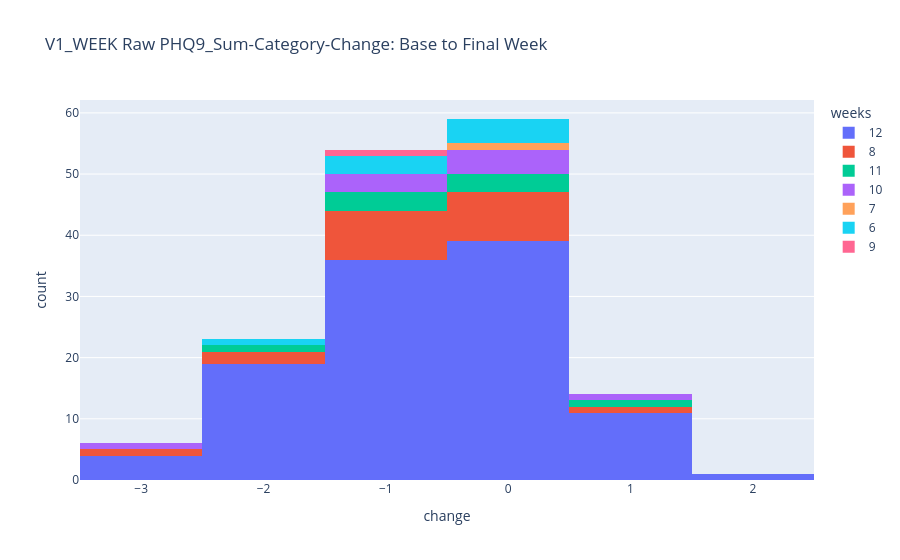
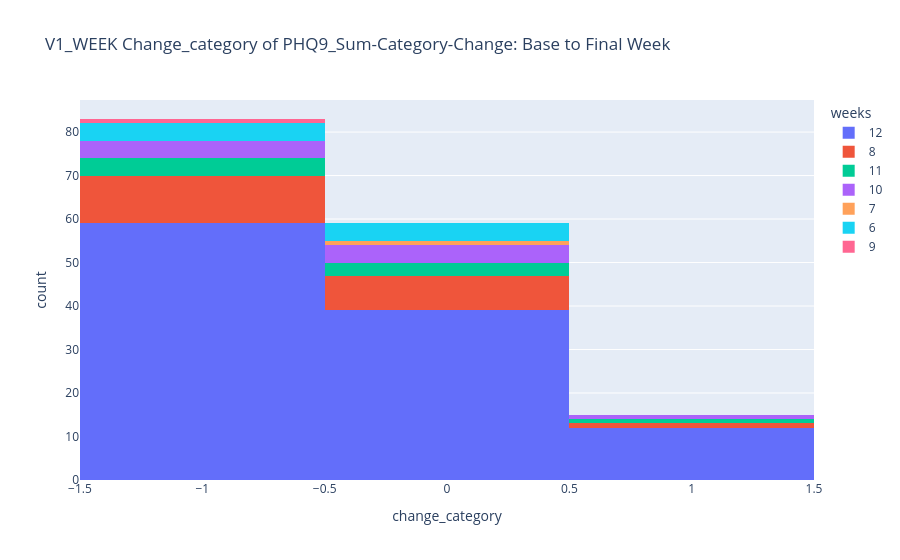
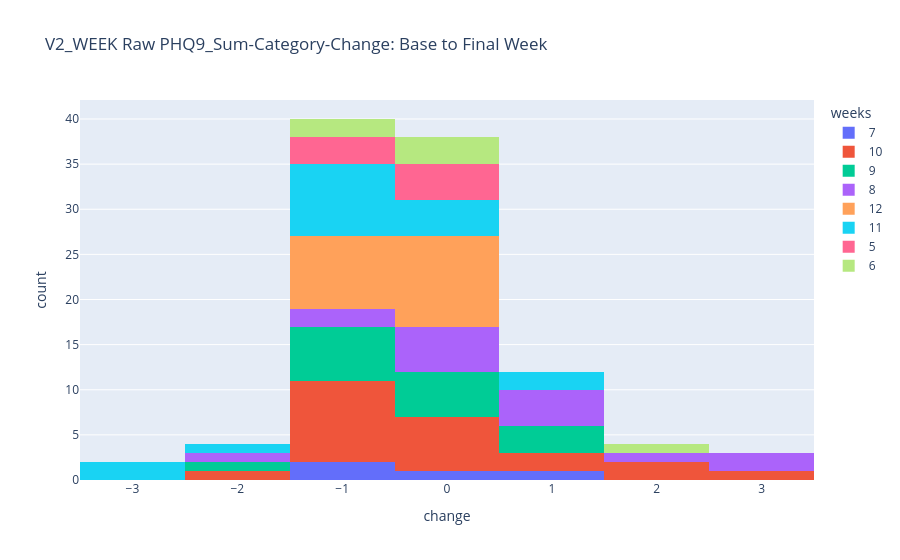
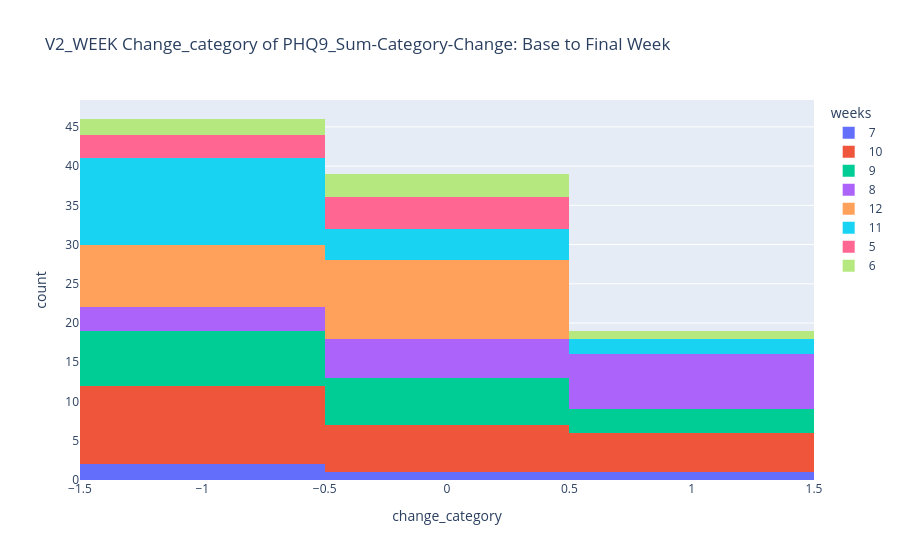

Here is the notebook cell these charts were saved with, in order:
### Code cell
print('Run on:', dt.datetime.today().strftime('%a %d %b %Y, %I:%M%p'))

import plotly.express as px

for name in ['v1_week', 'v2_week']:
	print(f'################# {name} ##################')
	train = pd.read_csv(os.path.join(brighten_dir, f'{name}_trainval.csv'))
	change_in_phq9_cat = []
	for i, sub_df in train.groupby('num_id'):
			sub_df=sub_df.dropna(subset='phq9_sum')
			sub_df = sub_df.sort_values('day')
			sub_df['phq9_sum'] = pd.to_numeric(sub_df['phq9_sum'])
			sub_df['phq9_cat'] = pd.cut(sub_df['phq9_sum'],
							  bins=[0, 5, 10, 15, 20, 27],
							  labels=[0,1,2,3,4], #low, med-low, med, med-high, high
							  right=False,
							  include_lowest=True)

			if sub_df.shape[0]>0:
				og_cat = sub_df.iloc[0]['phq9_cat']
				end_cat = sub_df.iloc[sub_df.shape[0]-1]['phq9_cat']
				try: 
					cat_diff = end_cat-og_cat
					weeks = sub_df['week'].max()
					if weeks > 4:
						if cat_diff < 0:
							 diff_cat = -1
						elif cat_diff > 0:
							 diff_cat = 1
						else: 
							 diff_cat = 0
						change_in_phq9_cat.append([i, cat_diff, weeks, diff_cat])
						 
				except Exception as e:
					print(i, e)
					continue
	
	# change 

	change_df = pd.DataFrame(change_in_phq9_cat, columns=['sub', 'change', 'weeks', 'change_category'])
	change_df['name'] = name
	change_df.to_csv(os.path.join(demo_dir, f'{name}_change_in_phq9_cat.csv'))
	#display(change_df)


	fig = px.histogram(change_df, x='change', color='weeks', barmode='stack', title=f'{name.upper()} Raw PHQ9_Sum-Category-Change: Base to Final Week')
	fig.show()

	fig2 = px.histogram(change_df, x='change_category', color='weeks', barmode='stack', title=f'{name.upper()} Change_category of PHQ9_Sum-Category-Change: Base to Final Week')
	fig2.show()

### Figure 1 — Plotly figure (JSON) as saved in the notebook; plotly's stock layout.template omitted (floating-point values rounded to 4 significant figures)
{"data": [{"bingroup": "x", "hovertemplate": "weeks=12<br>change=%{x}<br>count=%{y}<extra></extra>", "legendgroup": "12", "marker": {"color": "#636efa", "pattern": {"shape": ""}}, "name": "12", "orientation": "v", "showlegend": true, "type": "histogram", "x": [-2, -2, 0, -2, -2, 1, -1, -1, 0, 0, -2, 0, -1, 0, -3, 1, 0, 0, -1, 2, -2, 1, 0, -1, 1, -1, 0, 0, -1, -1, -2, -1, 0, -1, 0, -1, -1, -1, 1, 0, -2, 0, -1, -1, -1, -2, 0, 0, -1, -1, 0, -3, -2, -1, 0, 0, 0, 0, -2, 0, 0, -1, -1, -1, -2, -1, 0, -1, -1, 0, 0, -1, -2, 0, 1, 0, -1, 0, -3, -1, 1, -1, 1, -1, -1, 1, 1, 0, -2, -2, -1, -2, 0, 1, 0, -1, 0, -2, -1, 0, 0, 0, -2, 0, -1, -2, -1, 0, -3, 0], "xaxis": "x", "yaxis": "y"}, {"bingroup": "x", "hovertemplate": "weeks=8<br>change=%{x}<br>count=%{y}<extra></extra>", "legendgroup": "8", "marker": {"color": "#EF553B", "pattern": {"shape": ""}}, "name": "8", "orientation": "v", "showlegend": true, "type": "histogram", "x": [-1, -1, 0, -1, 0, -2, 0, -1, -2, 0, 0, -1, -1, -1, 1, 0, -1, 0, -3, 0], "xaxis": "x", "yaxis": "y"}, {"bingroup": "x", "hovertemplate": "weeks=11<br>change=%{x}<br>count=%{y}<extra></extra>", "legendgroup": "11", "marker": {"color": "#00cc96", "pattern": {"shape": ""}}, "name": "11", "orientation": "v", "showlegend": true, "type": "histogram", "x": [1, -1, 0, -1, -2, 0, -1, 0], "xaxis": "x", "yaxis": "y"}, {"bingroup": "x", "hovertemplate": "weeks=10<br>change=%{x}<br>count=%{y}<extra></extra>", "legendgroup": "10", "marker": {"color": "#ab63fa", "pattern": {"shape": ""}}, "name": "10", "orientation": "v", "showlegend": true, "type": "histogram", "x": [-1, 1, 0, -1, 0, 0, -3, -1, 0], "xaxis": "x", "yaxis": "y"}, {"bingroup": "x", "hovertemplate": "weeks=7<br>change=%{x}<br>count=%{y}<extra></extra>", "legendgroup": "7", "marker": {"color": "#FFA15A", "pattern": {"shape": ""}}, "name": "7", "orientation": "v", "showlegend": true, "type": "histogram", "x": [0], "xaxis": "x", "yaxis": "y"}, {"bingroup": "x", "hovertemplate": "weeks=6<br>change=%{x}<br>count=%{y}<extra></extra>", "legendgroup": "6", "marker": {"color": "#19d3f3", "pattern": {"shape": ""}}, "name": "6", "orientation": "v", "showlegend": true, "type": "histogram", "x": [-1, 0, 0, -1, -2, 0, 0, -1], "xaxis": "x", "yaxis": "y"}, {"bingroup": "x", "hovertemplate": "weeks=9<br>change=%{x}<br>count=%{y}<extra></extra>", "legendgroup": "9", "marker": {"color": "#FF6692", "pattern": {"shape": ""}}, "name": "9", "orientation": "v", "showlegend": true, "type": "histogram", "x": [-1], "xaxis": "x", "yaxis": "y"}], "layout": {"barmode": "stack", "legend": {"title": {"text": "weeks"}, "tracegroupgap": 0}, "title": {"text": "V1_WEEK Raw PHQ9_Sum-Category-Change: Base to Final Week"}, "xaxis": {"anchor": "y", "domain": [0, 1], "title": {"text": "change"}}, "yaxis": {"anchor": "x", "domain": [0, 1], "title": {"text": "count"}}}}

### Figure 2 — Plotly figure (JSON) as saved in the notebook; plotly's stock layout.template omitted (floating-point values rounded to 4 significant figures)
{"data": [{"bingroup": "x", "hovertemplate": "weeks=12<br>change_category=%{x}<br>count=%{y}<extra></extra>", "legendgroup": "12", "marker": {"color": "#636efa", "pattern": {"shape": ""}}, "name": "12", "orientation": "v", "showlegend": true, "type": "histogram", "x": [-1, -1, 0, -1, -1, 1, -1, -1, 0, 0, -1, 0, -1, 0, -1, 1, 0, 0, -1, 1, -1, 1, 0, -1, 1, -1, 0, 0, -1, -1, -1, -1, 0, -1, 0, -1, -1, -1, 1, 0, -1, 0, -1, -1, -1, -1, 0, 0, -1, -1, 0, -1, -1, -1, 0, 0, 0, 0, -1, 0, 0, -1, -1, -1, -1, -1, 0, -1, -1, 0, 0, -1, -1, 0, 1, 0, -1, 0, -1, -1, 1, -1, 1, -1, -1, 1, 1, 0, -1, -1, -1, -1, 0, 1, 0, -1, 0, -1, -1, 0, 0, 0, -1, 0, -1, -1, -1, 0, -1, 0], "xaxis": "x", "yaxis": "y"}, {"bingroup": "x", "hovertemplate": "weeks=8<br>change_category=%{x}<br>count=%{y}<extra></extra>", "legendgroup": "8", "marker": {"color": "#EF553B", "pattern": {"shape": ""}}, "name": "8", "orientation": "v", "showlegend": true, "type": "histogram", "x": [-1, -1, 0, -1, 0, -1, 0, -1, -1, 0, 0, -1, -1, -1, 1, 0, -1, 0, -1, 0], "xaxis": "x", "yaxis": "y"}, {"bingroup": "x", "hovertemplate": "weeks=11<br>change_category=%{x}<br>count=%{y}<extra></extra>", "legendgroup": "11", "marker": {"color": "#00cc96", "pattern": {"shape": ""}}, "name": "11", "orientation": "v", "showlegend": true, "type": "histogram", "x": [1, -1, 0, -1, -1, 0, -1, 0], "xaxis": "x", "yaxis": "y"}, {"bingroup": "x", "hovertemplate": "weeks=10<br>change_category=%{x}<br>count=%{y}<extra></extra>", "legendgroup": "10", "marker": {"color": "#ab63fa", "pattern": {"shape": ""}}, "name": "10", "orientation": "v", "showlegend": true, "type": "histogram", "x": [-1, 1, 0, -1, 0, 0, -1, -1, 0], "xaxis": "x", "yaxis": "y"}, {"bingroup": "x", "hovertemplate": "weeks=7<br>change_category=%{x}<br>count=%{y}<extra></extra>", "legendgroup": "7", "marker": {"color": "#FFA15A", "pattern": {"shape": ""}}, "name": "7", "orientation": "v", "showlegend": true, "type": "histogram", "x": [0], "xaxis": "x", "yaxis": "y"}, {"bingroup": "x", "hovertemplate": "weeks=6<br>change_category=%{x}<br>count=%{y}<extra></extra>", "legendgroup": "6", "marker": {"color": "#19d3f3", "pattern": {"shape": ""}}, "name": "6", "orientation": "v", "showlegend": true, "type": "histogram", "x": [-1, 0, 0, -1, -1, 0, 0, -1], "xaxis": "x", "yaxis": "y"}, {"bingroup": "x", "hovertemplate": "weeks=9<br>change_category=%{x}<br>count=%{y}<extra></extra>", "legendgroup": "9", "marker": {"color": "#FF6692", "pattern": {"shape": ""}}, "name": "9", "orientation": "v", "showlegend": true, "type": "histogram", "x": [-1], "xaxis": "x", "yaxis": "y"}], "layout": {"barmode": "stack", "legend": {"title": {"text": "weeks"}, "tracegroupgap": 0}, "title": {"text": "V1_WEEK Change_category of PHQ9_Sum-Category-Change: Base to Final Week"}, "xaxis": {"anchor": "y", "domain": [0, 1], "title": {"text": "change_category"}}, "yaxis": {"anchor": "x", "domain": [0, 1], "title": {"text": "count"}}}}

### Figure 3 — Plotly figure (JSON) as saved in the notebook; plotly's stock layout.template omitted (floating-point values rounded to 4 significant figures)
{"data": [{"bingroup": "x", "hovertemplate": "weeks=7<br>change=%{x}<br>count=%{y}<extra></extra>", "legendgroup": "7", "marker": {"color": "#636efa", "pattern": {"shape": ""}}, "name": "7", "orientation": "v", "showlegend": true, "type": "histogram", "x": [-1.0, 0.0, 1.0, -1.0], "xaxis": "x", "yaxis": "y"}, {"bingroup": "x", "hovertemplate": "weeks=10<br>change=%{x}<br>count=%{y}<extra></extra>", "legendgroup": "10", "marker": {"color": "#EF553B", "pattern": {"shape": ""}}, "name": "10", "orientation": "v", "showlegend": true, "type": "histogram", "x": [0.0, -1.0, 0.0, -1.0, 0.0, 3.0, -1.0, -1.0, -1.0, 0.0, -1.0, 0.0, 2.0, -1.0, -1.0, -2.0, -1.0, 1.0, 2.0, 1.0, 0.0], "xaxis": "x", "yaxis": "y"}, {"bingroup": "x", "hovertemplate": "weeks=9<br>change=%{x}<br>count=%{y}<extra></extra>", "legendgroup": "9", "marker": {"color": "#00cc96", "pattern": {"shape": ""}}, "name": "9", "orientation": "v", "showlegend": true, "type": "histogram", "x": [-1.0, -1.0, NaN, 0.0, -1.0, -1.0, 0.0, 0.0, -1.0, 1.0, 1.0, 0.0, -2.0, 0.0, -1.0, 1.0], "xaxis": "x", "yaxis": "y"}, {"bingroup": "x", "hovertemplate": "weeks=8<br>change=%{x}<br>count=%{y}<extra></extra>", "legendgroup": "8", "marker": {"color": "#ab63fa", "pattern": {"shape": ""}}, "name": "8", "orientation": "v", "showlegend": true, "type": "histogram", "x": [-1.0, -1.0, 1.0, 3.0, 0.0, 0.0, 1.0, 0.0, 2.0, 3.0, 1.0, 0.0, -2.0, 0.0, 1.0], "xaxis": "x", "yaxis": "y"}, {"bingroup": "x", "hovertemplate": "weeks=12<br>change=%{x}<br>count=%{y}<extra></extra>", "legendgroup": "12", "marker": {"color": "#FFA15A", "pattern": {"shape": ""}}, "name": "12", "orientation": "v", "showlegend": true, "type": "histogram", "x": [-1.0, -1.0, -1.0, -1.0, 0.0, -1.0, 0.0, 0.0, 0.0, 0.0, 0.0, -1.0, -1.0, 0.0, 0.0, -1.0, 0.0, 0.0], "xaxis": "x", "yaxis": "y"}, {"bingroup": "x", "hovertemplate": "weeks=11<br>change=%{x}<br>count=%{y}<extra></extra>", "legendgroup": "11", "marker": {"color": "#19d3f3", "pattern": {"shape": ""}}, "name": "11", "orientation": "v", "showlegend": true, "type": "histogram", "x": [-1.0, -1.0, -3.0, -3.0, -1.0, -1.0, 0.0, -1.0, 1.0, 1.0, 0.0, -1.0, -1.0, -1.0, -2.0, 0.0, 0.0], "xaxis": "x", "yaxis": "y"}, {"bingroup": "x", "hovertemplate": "weeks=5<br>change=%{x}<br>count=%{y}<extra></extra>", "legendgroup": "5", "marker": {"color": "#FF6692", "pattern": {"shape": ""}}, "name": "5", "orientation": "v", "showlegend": true, "type": "histogram", "x": [0.0, 0.0, -1.0, 0.0, -1.0, -1.0, 0.0], "xaxis": "x", "yaxis": "y"}, {"bingroup": "x", "hovertemplate": "weeks=6<br>change=%{x}<br>count=%{y}<extra></extra>", "legendgroup": "6", "marker": {"color": "#B6E880", "pattern": {"shape": ""}}, "name": "6", "orientation": "v", "showlegend": true, "type": "histogram", "x": [0.0, 0.0, -1.0, -1.0, 2.0, 0.0], "xaxis": "x", "yaxis": "y"}], "layout": {"barmode": "stack", "legend": {"title": {"text": "weeks"}, "tracegroupgap": 0}, "title": {"text": "V2_WEEK Raw PHQ9_Sum-Category-Change: Base to Final Week"}, "xaxis": {"anchor": "y", "domain": [0, 1], "title": {"text": "change"}}, "yaxis": {"anchor": "x", "domain": [0, 1], "title": {"text": "count"}}}}

### Figure 4 — Plotly figure (JSON) as saved in the notebook; plotly's stock layout.template omitted (floating-point values rounded to 4 significant figures)
{"data": [{"bingroup": "x", "hovertemplate": "weeks=7<br>change_category=%{x}<br>count=%{y}<extra></extra>", "legendgroup": "7", "marker": {"color": "#636efa", "pattern": {"shape": ""}}, "name": "7", "orientation": "v", "showlegend": true, "type": "histogram", "x": [-1, 0, 1, -1], "xaxis": "x", "yaxis": "y"}, {"bingroup": "x", "hovertemplate": "weeks=10<br>change_category=%{x}<br>count=%{y}<extra></extra>", "legendgroup": "10", "marker": {"color": "#EF553B", "pattern": {"shape": ""}}, "name": "10", "orientation": "v", "showlegend": true, "type": "histogram", "x": [0, -1, 0, -1, 0, 1, -1, -1, -1, 0, -1, 0, 1, -1, -1, -1, -1, 1, 1, 1, 0], "xaxis": "x", "yaxis": "y"}, {"bingroup": "x", "hovertemplate": "weeks=9<br>change_category=%{x}<br>count=%{y}<extra></extra>", "legendgroup": "9", "marker": {"color": "#00cc96", "pattern": {"shape": ""}}, "name": "9", "orientation": "v", "showlegend": true, "type": "histogram", "x": [-1, -1, 0, 0, -1, -1, 0, 0, -1, 1, 1, 0, -1, 0, -1, 1], "xaxis": "x", "yaxis": "y"}, {"bingroup": "x", "hovertemplate": "weeks=8<br>change_category=%{x}<br>count=%{y}<extra></extra>", "legendgroup": "8", "marker": {"color": "#ab63fa", "pattern": {"shape": ""}}, "name": "8", "orientation": "v", "showlegend": true, "type": "histogram", "x": [-1, -1, 1, 1, 0, 0, 1, 0, 1, 1, 1, 0, -1, 0, 1], "xaxis": "x", "yaxis": "y"}, {"bingroup": "x", "hovertemplate": "weeks=12<br>change_category=%{x}<br>count=%{y}<extra></extra>", "legendgroup": "12", "marker": {"color": "#FFA15A", "pattern": {"shape": ""}}, "name": "12", "orientation": "v", "showlegend": true, "type": "histogram", "x": [-1, -1, -1, -1, 0, -1, 0, 0, 0, 0, 0, -1, -1, 0, 0, -1, 0, 0], "xaxis": "x", "yaxis": "y"}, {"bingroup": "x", "hovertemplate": "weeks=11<br>change_category=%{x}<br>count=%{y}<extra></extra>", "legendgroup": "11", "marker": {"color": "#19d3f3", "pattern": {"shape": ""}}, "name": "11", "orientation": "v", "showlegend": true, "type": "histogram", "x": [-1, -1, -1, -1, -1, -1, 0, -1, 1, 1, 0, -1, -1, -1, -1, 0, 0], "xaxis": "x", "yaxis": "y"}, {"bingroup": "x", "hovertemplate": "weeks=5<br>change_category=%{x}<br>count=%{y}<extra></extra>", "legendgroup": "5", "marker": {"color": "#FF6692", "pattern": {"shape": ""}}, "name": "5", "orientation": "v", "showlegend": true, "type": "histogram", "x": [0, 0, -1, 0, -1, -1, 0], "xaxis": "x", "yaxis": "y"}, {"bingroup": "x", "hovertemplate": "weeks=6<br>change_category=%{x}<br>count=%{y}<extra></extra>", "legendgroup": "6", "marker": {"color": "#B6E880", "pattern": {"shape": ""}}, "name": "6", "orientation": "v", "showlegend": true, "type": "histogram", "x": [0, 0, -1, -1, 1, 0], "xaxis": "x", "yaxis": "y"}], "layout": {"barmode": "stack", "legend": {"title": {"text": "weeks"}, "tracegroupgap": 0}, "title": {"text": "V2_WEEK Change_category of PHQ9_Sum-Category-Change: Base to Final Week"}, "xaxis": {"anchor": "y", "domain": [0, 1], "title": {"text": "change_category"}}, "yaxis": {"anchor": "x", "domain": [0, 1], "title": {"text": "count"}}}}
